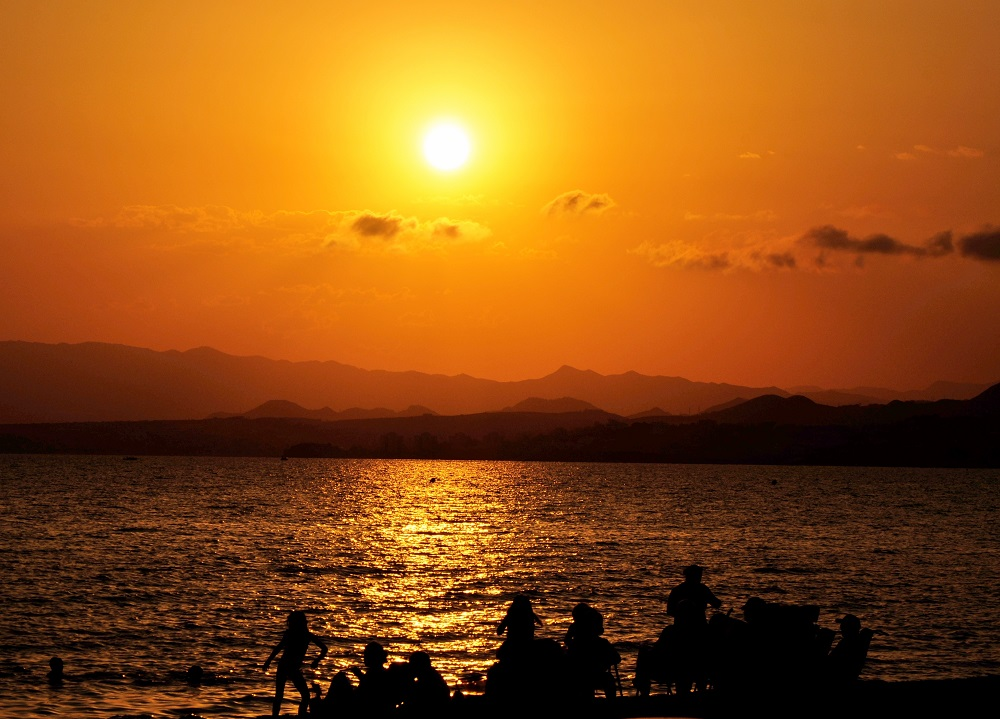
#> input picture images/colorcast/costa-calida.jpg, 1000 x 719 px
$ jupyter execute colorcast.ipynb   (shell and % lines are left out)
#> lines starting #> are read from the running program, lines starting #| are printed output that depends on the picture; after the words box and inside, x2 and y2 are one past the last pixel; in counts of white or black regions, pixels touching at a corner belong together
[cell 1]
import numpy as np
import cv2
import pandas as pd
import collections
import math
from skimage import io
import matplotlib.pyplot as plt

[cell 2]
image = io.imread('./images/colorcast/costa-calida.jpg')
#> image is the input picture: shape (719, 1000, 3); mean R, G, B 145, 81, 20

[cell 3]
plt.imshow(image)

[cell 4]
def apply_threshold(matrix, low_value, high_value):
    #Get array of bools with the condition
    low_mask = matrix < low_value
    #Call function
    matrix = apply_mask(matrix, low_mask, low_value)
    #Get array of bools with the condition
    high_mask = matrix > high_value
    #Call function
    matrix = apply_mask(matrix, high_mask, high_value)
    return matrix

[cell 5]
def apply_mask(matrix, mask, fill_value):
    #Apply mask, what mean we're going to change the values in true with the threshold that we've calculated
    masked = np.ma.array(matrix, mask=mask, fill_value=fill_value)
    return masked.filled()

[cell 6]
#Check if the image has 3 channels
assert image.shape[2] == 3
#Get channels
channels = cv2.split(image)
#Percent
half_percent = 0.04
#Array of channels
out_channels = []
#For of each channel
for c in channels:
    #Get height and width
    height, width = c.shape[:2]
    #Get total size of the picture
    vec_size = width * height
    #flat the matrix to one only array
    flat = c.reshape(vec_size)
    #Get Percentile Range based on the percent
    low_val = np.percentile(flat, half_percent * 100)
    high_val = np.percentile(flat, (1 - half_percent) * 100)
    #Call function
    thresholded = apply_threshold(c, low_val, high_val)
    #Normalize the values to 0 from 255
    normalized = cv2.normalize(thresholded, thresholded.copy(), 0, 255, cv2.NORM_MINMAX)
    #Add channel to array of Channels
    out_channels.append(normalized)
#> this loop made 3 passes
#> high_val on passes 1 to 3: 254, 211, 63
#> pass 1, in apply_mask, `masked = np.ma.array(matrix, mask=mask, fill_value=fill_value)`:
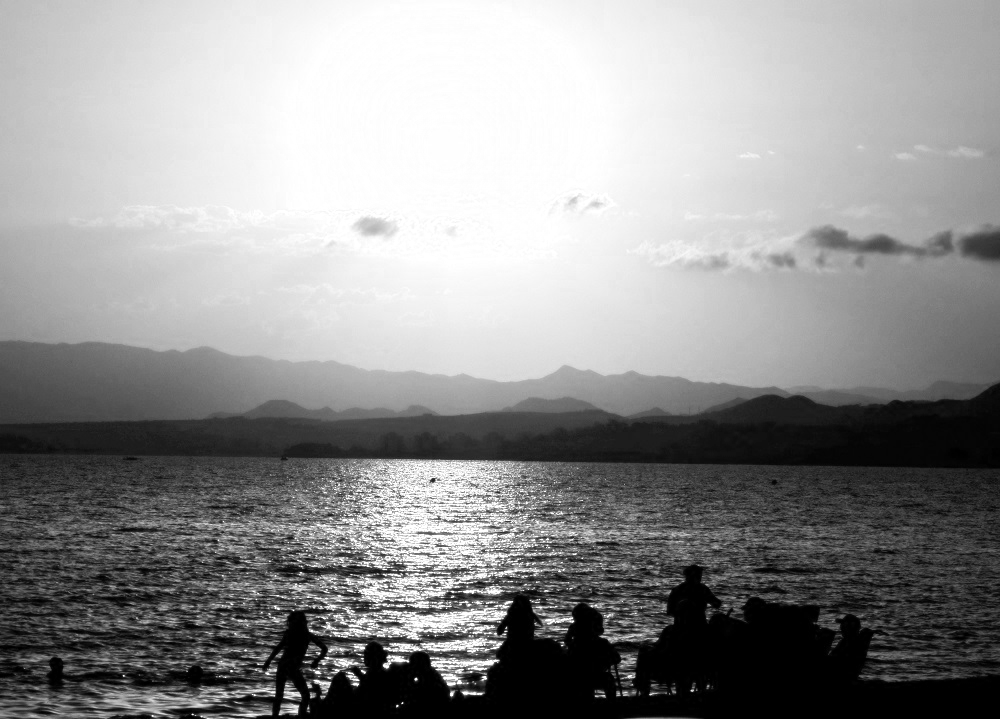
#> masked: shape (719, 1000); min 0, max 255, mean 145
#> pass 1, in apply_threshold, `high_mask = matrix > high_value`:
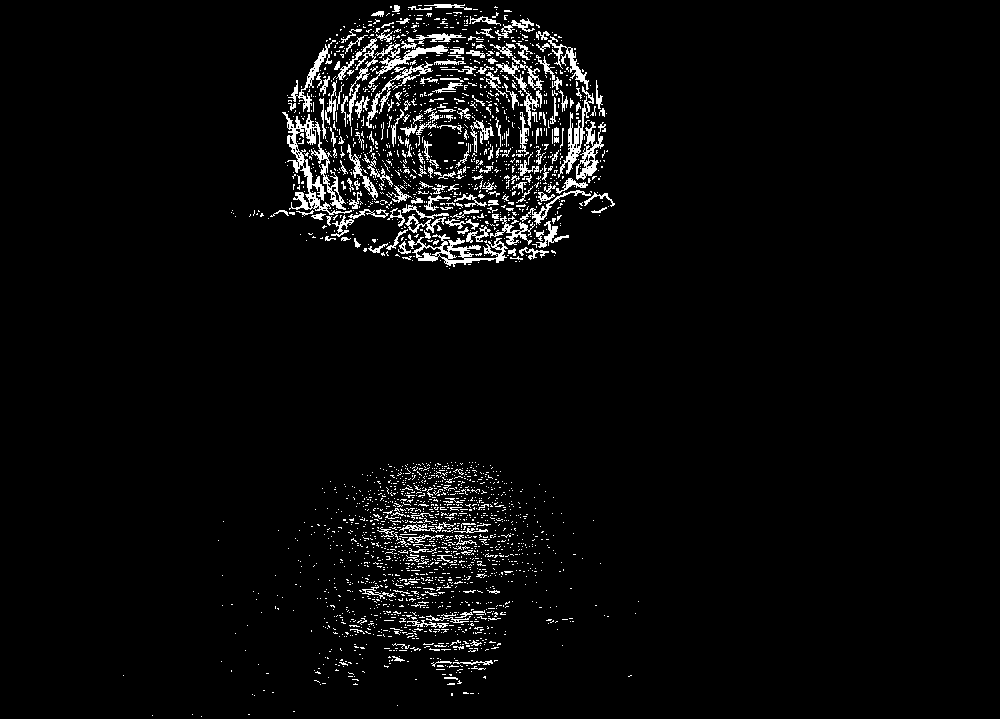
#> high_mask: shape (719, 1000) bool; 3.9% white in thin lines or dots, all inside (x1, y1, x2, y2) = (123, 4, 639, 717)
#> after the loop:
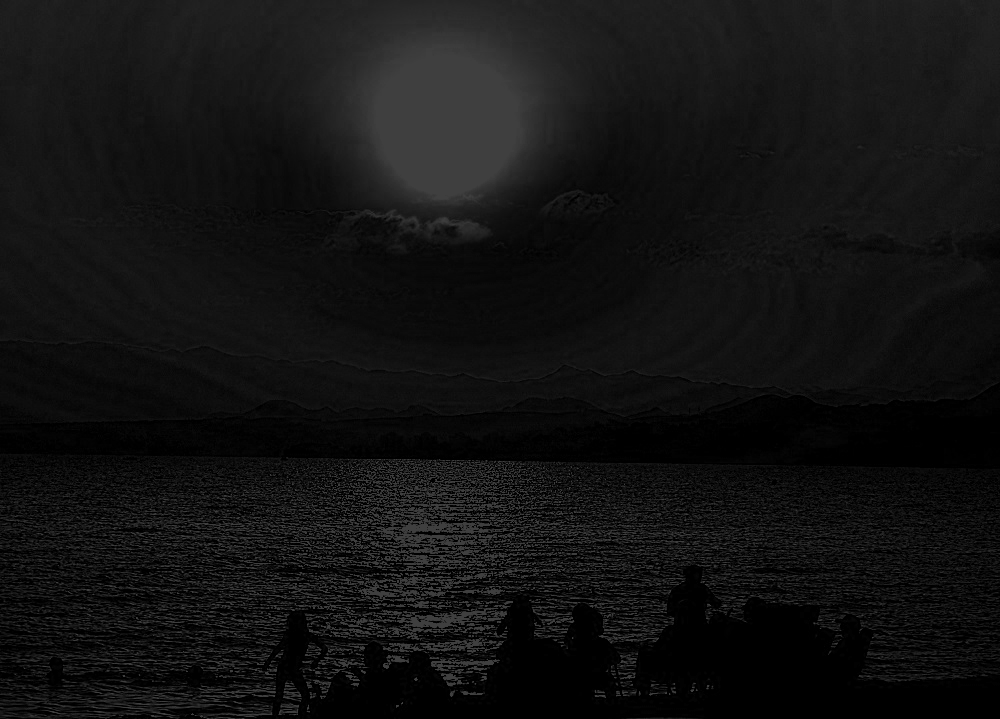
#> thresholded: shape (719, 1000); min 0, max 63, mean 18.3
#> after the loop, out_channels = 3 items
#Merge channels in only one
final_image = cv2.merge(out_channels)
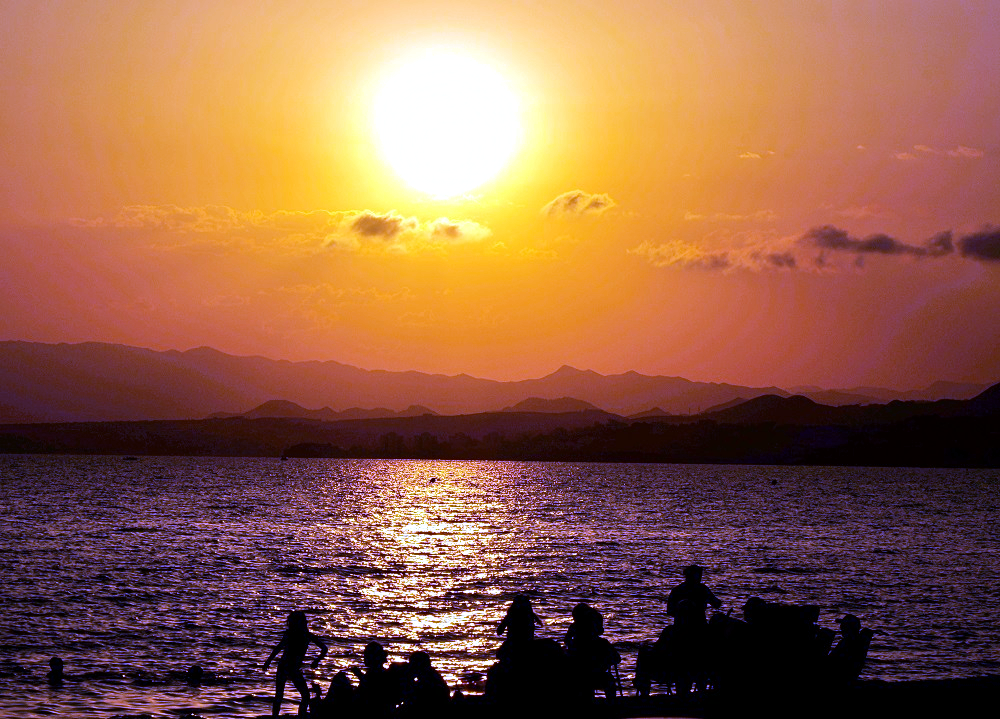
#> final_image: shape (719, 1000, 3); mean of channels 0, 1, 2 145.5, 96.9, 73.9; drawn as R, G, B
#Save the image
plt.imsave("chicor_1.jpg", final_image)

$ run again, with images/colorcast/house.jpg copied over images/colorcast/costa-calida.jpg
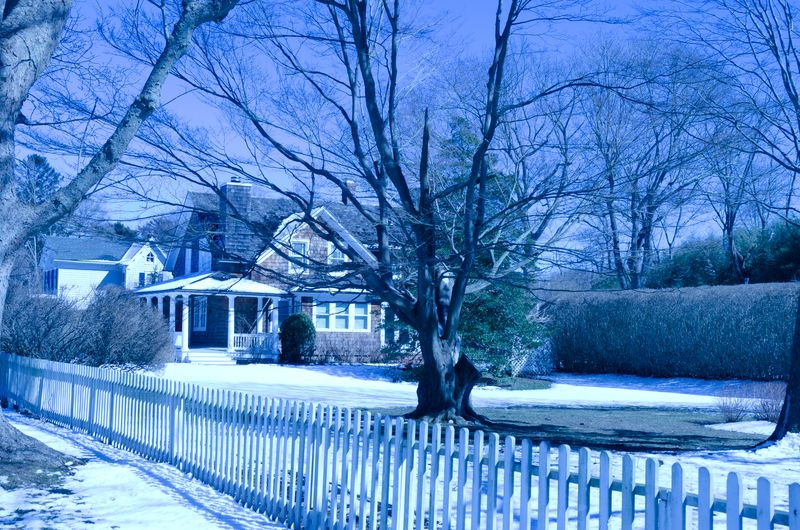
#> input picture images/colorcast/house.jpg, 800 x 530 px
#> image is the input picture: shape (530, 800, 3); mean R, G, B 81.7, 133.2, 197.4
#> the loop `for c in channels:` made 3 passes
#> (low_val, high_val) on passes 1 to 3: (0, 206), (37, 246), (86, 255)
#> pass 1, in apply_threshold, `high_mask = matrix > high_value`:
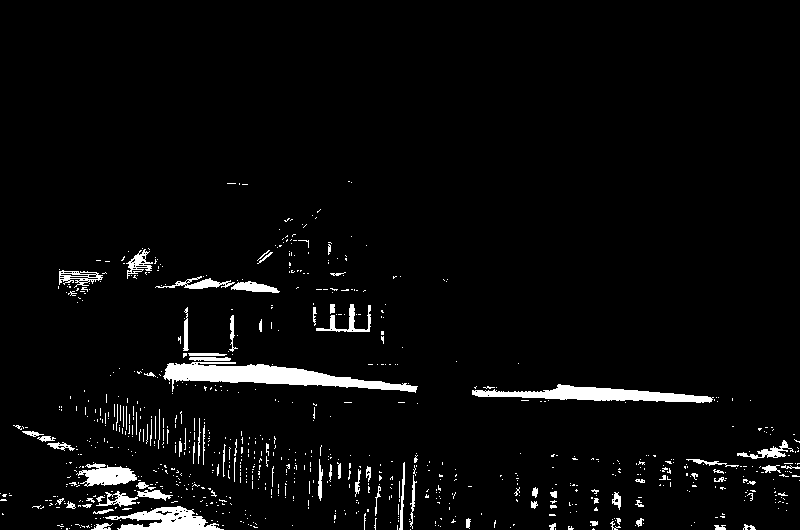
#> high_mask: shape (530, 800) bool; 3.9% white; 839 white regions (752 under 20 px), largest, box (x1, y1, x2, y2) and area: (163, 362, 418, 393) 3456, (472, 384, 714, 403) 2159, (105, 506, 224, 530) 1453
#> after the loop `for c in channels:`: out_channels = 3 items
#> `final_image = cv2.merge(out_channels)`:
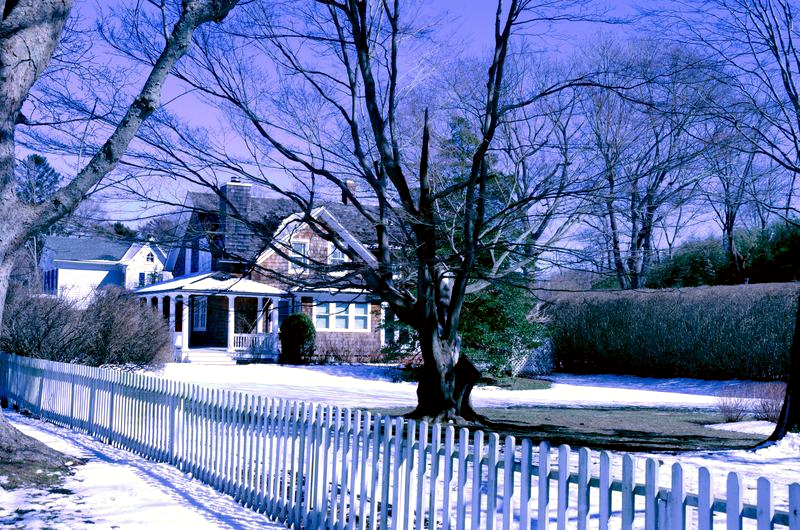
#> final_image: shape (530, 800, 3); mean of channels 0, 1, 2 100.6, 117.5, 169.2; drawn as R, G, B
